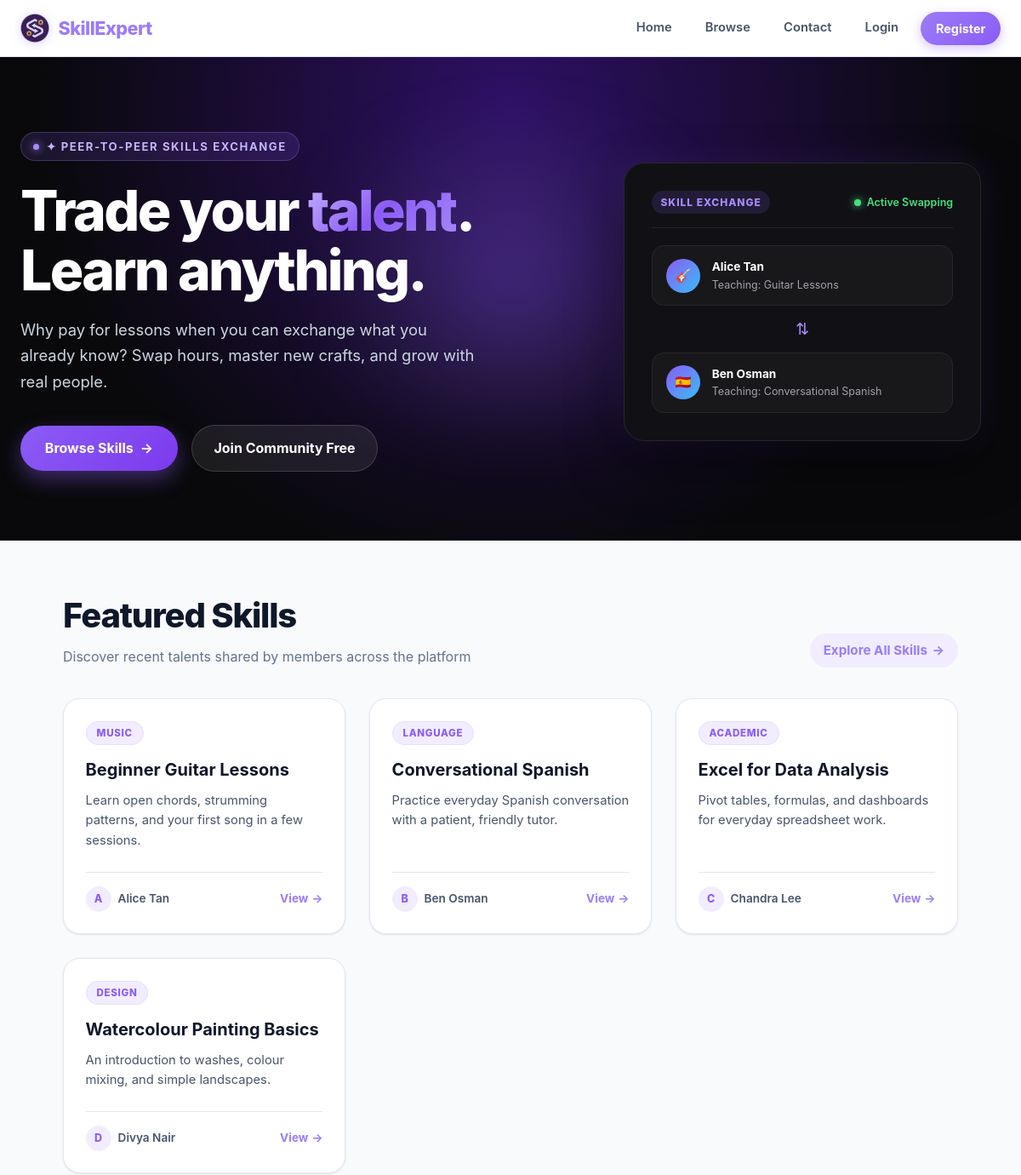
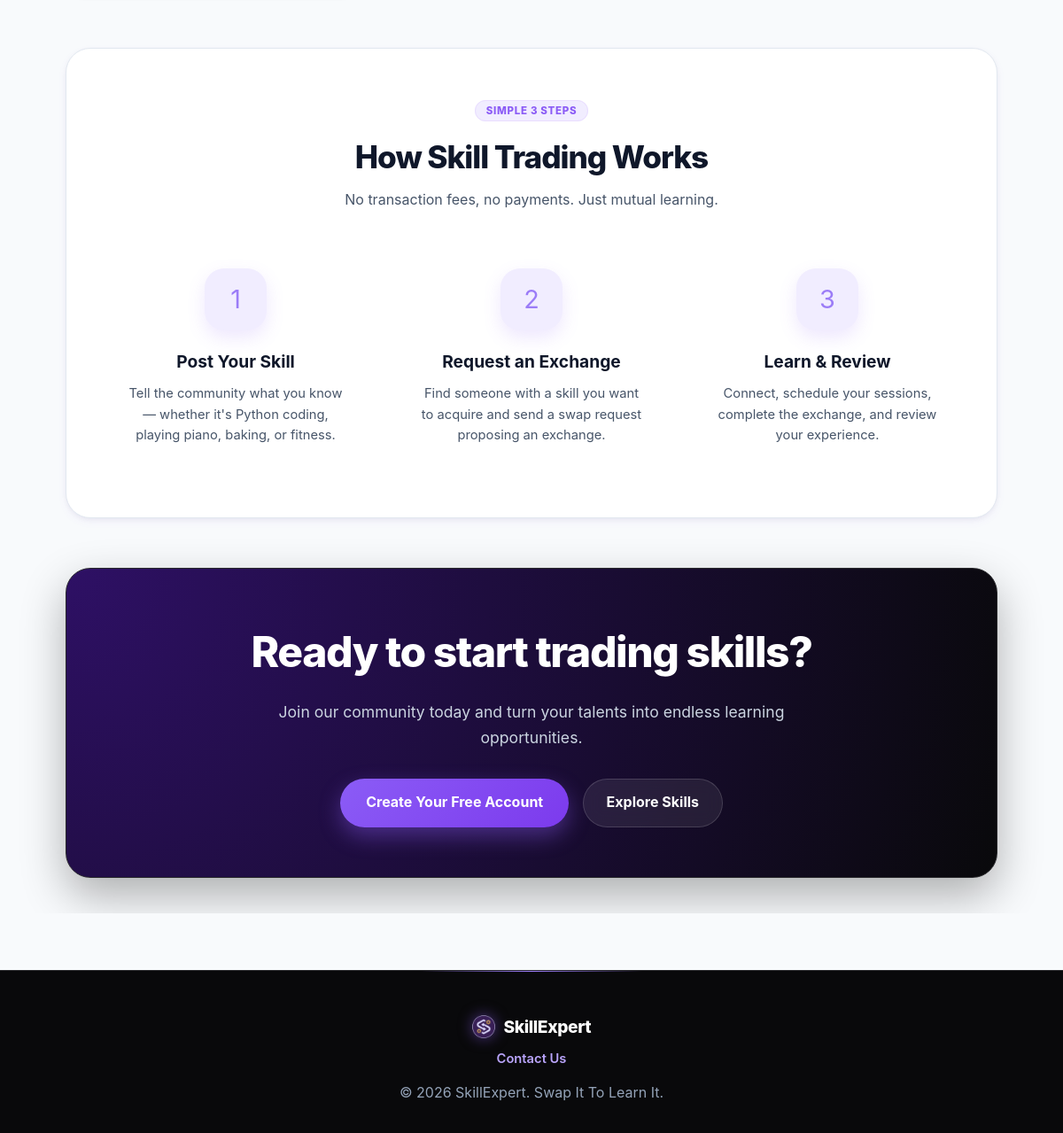
The page /public/index.php on the database its author committed (2 pictures, top to bottom).
### tables this page shows
CREATE TABLE IF NOT EXISTS skills (
    id INT UNSIGNED NOT NULL AUTO_INCREMENT,
    userId INT UNSIGNED NOT NULL,
    title VARCHAR(150) NOT NULL,
    category VARCHAR(50) NOT NULL,
    description TEXT NOT NULL,
    imagePath VARCHAR(255) DEFAULT NULL,
    createdAt TIMESTAMP NOT NULL DEFAULT CURRENT_TIMESTAMP,

    PRIMARY KEY (id),
    FOREIGN KEY (userId) REFERENCES users(id) ON DELETE CASCADE,  
    INDEX idx_category (category),
    INDEX idx_user (userId)
);

CREATE TABLE IF NOT EXISTS users (
    id INT UNSIGNED NOT NULL AUTO_INCREMENT,
    name VARCHAR(100) NOT NULL,
    email VARCHAR(150) NOT NULL UNIQUE,
    passwordHash VARCHAR(255) NOT NULL,
    creditsBalance INT NOT NULL DEFAULT 0,
    createdAt TIMESTAMP NOT NULL DEFAULT CURRENT_TIMESTAMP,

    PRIMARY KEY (id)
);

### public/index.php (the view, shortened to what this page needs)
<?php
require_once __DIR__ . '/../config/db.php';
$stmt = $pdo->query(
    'SELECT skills.*, users.name AS teacherName
    FROM skills
    JOIN users ON skills.userId = users.id
    ORDER BY skills.createdAt DESC LIMIT 6'
);
$featuredSkills = $stmt->fetchAll();
require_once __DIR__ . '/../includes/header.php';
?>
<link rel="stylesheet" href="/main/assets/css/home.css?v=<?php echo filemtime(__DIR__ . '/../assets/css/home.css'); ?>">
<div class="homepage">
    <section class="home-hero">
        <div class="home-hero-glow"></div>
        <div class="home-hero-container">
            <div class="home-hero-content">
                <div class="hero-eyebrow">
                    ✦ Peer-to-Peer Skills Exchange
                </div>
                <h1>
                    Trade your <span>talent</span>.<br>
                    Learn anything.
                </h1>
                <p class="home-hero-sub">
                    Why pay for lessons when you can exchange what you already know? Swap hours, master new crafts, and grow with real people.
                </p>
                <div class="home-hero-actions">
                    <a href="/main/public/browse.php" class="btn-hero-primary">
                        Browse Skills <span>→</span>
                    </a>
                    <?php if (!isset($_SESSION['user_id'])): ?>
                        <a href="/main/auth/register.php" class="btn-hero-secondary">
                            Join Community Free
                        </a>
                    <?php else: ?>
                        <a href="/main/public/posting.php" class="btn-hero-secondary">
                            + Post a Skill
                        </a>
                    <?php endif; ?>
                </div>
            </div>
            <div class="home-hero-visual">
                <div class="hero-interactive-card">
                    <div class="hero-card-header">
                        <span class="hero-card-badge">Skill Exchange</span>
                        <span class="hero-live-indicator">Active Swapping</span>
                    </div>
                    <div class="hero-trade-flow">
                        <div class="trade-item">
                            <div class="trade-avatar">🎸</div>
                            <div class="trade-info">
                                <div class="trade-name">Alice Tan</div>
                                <div class="trade-skill">Teaching: Guitar Lessons</div>
                            </div>
                        </div>
                        <div class="trade-arrow">⇅</div>
                        <div class="trade-item">
                            <div class="trade-avatar">🇪🇸</div>
                            <div class="trade-info">
                                <div class="trade-name">Ben Osman</div>
                                <div class="trade-skill">Teaching: Conversational Spanish</div>
                            </div>
                        </div>
                    </div>
                </div>
            </div>
        </div>
    </section>
    <div class="container">
        <section class="featured-skills-section">
            <div class="section-head-wrap">
                <div>
                    <h2>Featured Skills</h2>
                    <p>Discover recent talents shared by members across the platform</p>
                </div>
                <a href="/main/public/browse.php" class="see-all-link">
                    Explore All Skills <span>→</span>
                </a>
            </div>
            <?php if (empty($featuredSkills)): ?>
                <div class="empty-state">
                    <p>No skills have been posted yet.</p>
                    <p class="mt-1"><a href="/main/public/posting.php">Be the first to post a skill and kick off the community!</a></p>
                </div>
            <?php else: ?>
                <div class="skills-grid">
                    <?php foreach ($featuredSkills as $skill): ?>
                        <article class="skill-card">
                            <div>
                                <div class="skill-card-top">
                                    <span class="skill-cat-pill"><?php echo htmlspecialchars($skill['category']); ?></span>
                                </div>
                                <h3 class="skill-card-title">
                                    <a href="/main/public/details.php?id=<?php echo (int) $skill['id']; ?>">
                                        <?php echo htmlspecialchars($skill['title']); ?>
                                    </a>
                                </h3>
                                <p class="skill-card-desc">
                                    <?php echo htmlspecialchars($skill['description']); ?>
                                </p>
                            </div>
                            <div class="skill-card-footer">
                                <div class="skill-teacher-meta">
                                    <div class="teacher-avatar-sm">
                                        <?php echo htmlspecialchars(mb_substr($skill['teacherName'], 0, 1)); ?>
                                    </div>
                                    <span class="teacher-name-sm"><?php echo htmlspecialchars($skill['teacherName']); ?></span>
                                </div>
                                <a href="/main/public/details.php?id=<?php echo (int) $skill['id']; ?>" class="skill-card-action">
                                    View <span>→</span>
                                </a>
                            </div>
                        </article>
                    <?php endforeach; ?>
                </div>
            <?php endif; ?>
        </section>
        <section class="home-how-it-works">
            <div class="center-narrow home-section-heading">
                <span class="skill-cat-pill">Simple 3 Steps</span>
                <h2>How Skill Trading Works</h2>
                <p>No transaction fees, no payments. Just mutual learning.</p>
            </div>
            <div class="how-steps-grid">
                <div class="step-card">
                    <div class="step-icon-wrap">1</div>
                    <h3>Post Your Skill</h3>
                    <p>Tell the community what you know — whether it's Python coding, playing piano, baking, or fitness.</p>
                </div>
                <div class="step-card">
                    <div class="step-icon-wrap">2</div>
                    <h3>Request an Exchange</h3>
                    <p>Find someone with a skill you want to acquire and send a swap request proposing an exchange.</p>
                </div>
                <div class="step-card">
                    <div class="step-icon-wrap">3</div>
                    <h3>Learn & Review</h3>
                    <p>Connect, schedule your sessions, complete the exchange, and review your experience.</p>
                </div>
            </div>
        </section>
        <section class="home-cta-banner">
            <h2>Ready to start trading skills?</h2>
            <p>Join our community today and turn your talents into endless learning opportunities.</p>
            <div class="inline-actions">
                <?php if (!isset($_SESSION['user_id'])): ?>
                    <a href="/main/auth/register.php" class="btn-hero-primary">Create Your Free Account</a>
                    <a href="/main/public/browse.php" class="btn-hero-secondary">Explore Skills</a>
                <?php else: ?>
                    <a href="/main/public/posting.php" class="btn-hero-primary">Post a Skill Now</a>
                    <a href="/main/public/browse.php" class="btn-hero-secondary">Browse Listings</a>
                <?php endif; ?>
            </div>
        </section>
    </div>
</div>
<?php require_once __DIR__ . '/../includes/footer.php'; ?>

### assets/css/style.css (style rules this page uses)
:root { --primary-color: #9b7cf7; --primary-hover: #8b5cf6; --primary-active: #7c3aed; --primary-light: #b9a4fb; --primary-lighter: #d8ccff; --primary-soft: #f1edff; --lavender-100: #f5f1ff; --lavender-200: #e9ddff; --lavender-300: #d8c4fe; --primary-glow: rgba(155, 124, 247, 0.35); --primary-glow-subtle: rgba(155, 124, 247, 0.12); --secondary-color: #38bdf8; --accent-gold: #f59e0b; --dark-bg: #09090b; --dark-surface: #111115; --dark-card: #18181b; --dark-border: #27272a; --light-bg: #f8fafc; --light-surface: #ffffff; --card-bg: #ffffff; --text-primary: #0f172a; --text-secondary: #475569; --text-muted: #64748b; --text-light: #f1f5f9; --border-color: #e2e8f0; --border-hover: #cbd5e1; --shadow-sm: 0 1px 3px rgba(15, 23, 42, 0.06), 0 1px 2px rgba(15, 23, 42, 0.04); --shadow-md: 0 4px 12px -2px rgba(139, 92, 246, 0.08), 0 2px 6px -1px rgba(15, 23, 42, 0.06); --shadow-lg: 0 12px 24px -4px rgba(139, 92, 246, 0.12), 0 4px 8px -2px rgba(15, 23, 42, 0.04); --shadow-purple: 0 10px 30px -5px rgba(139, 92, 246, 0.25); --radius-sm: 8px; --radius-md: 12px; --radius-lg: 20px; --radius-full: 9999px; --transition: all 0.25s cubic-bezier(0.16, 1, 0.3, 1); --module-hero-bg: radial-gradient(circle at 20% 10%, rgba(155, 124, 247, 0.34), transparent 32%), linear-gradient(135deg, #151022 0%, #09090b 70%); --module-card-bg: rgba(255, 255, 255, 0.94); }
* { box-sizing: border-box; margin: 0; padding: 0; }
html { scroll-behavior: smooth; }
body { font-family: 'Inter', system-ui, -apple-system, BlinkMacSystemFont, 'Segoe UI', Roboto, sans-serif; color: var(--text-primary); background-color: var(--light-bg); line-height: 1.6; -webkit-font-smoothing: antialiased; }
a { color: var(--primary-color); text-decoration: none; transition: var(--transition); }
.container { max-width: 1100px; margin: 0 auto; padding: 2.5rem 1.5rem; }

### assets/css/components.css (style rules this page uses)
.center-narrow { max-width: 600px; margin-inline: auto; text-align: center; }
.inline-actions { display: flex; gap: 1rem; justify-content: center; flex-wrap: wrap; }

### rows shown on the page
skills: category "MUSIC", title "Beginner Guitar Lessons", description "Learn open chords, strumming patterns, and your first song in a few sessions.", userId.name "A", userId.name "Alice Tan"
skills: category "LANGUAGE", title "Conversational Spanish", description "Practice everyday Spanish conversation with a patient, friendly tutor.", userId.name "B", userId.name "Ben Osman"
skills: category "ACADEMIC", title "Excel for Data Analysis", description "Pivot tables, formulas, and dashboards for everyday spreadsheet work.", userId.name "C", userId.name "Chandra Lee"
skills: category "DESIGN", title "Watercolour Painting Basics", description "An introduction to washes, colour mixing, and simple landscapes.", userId.name "D", userId.name "Divya Nair"
